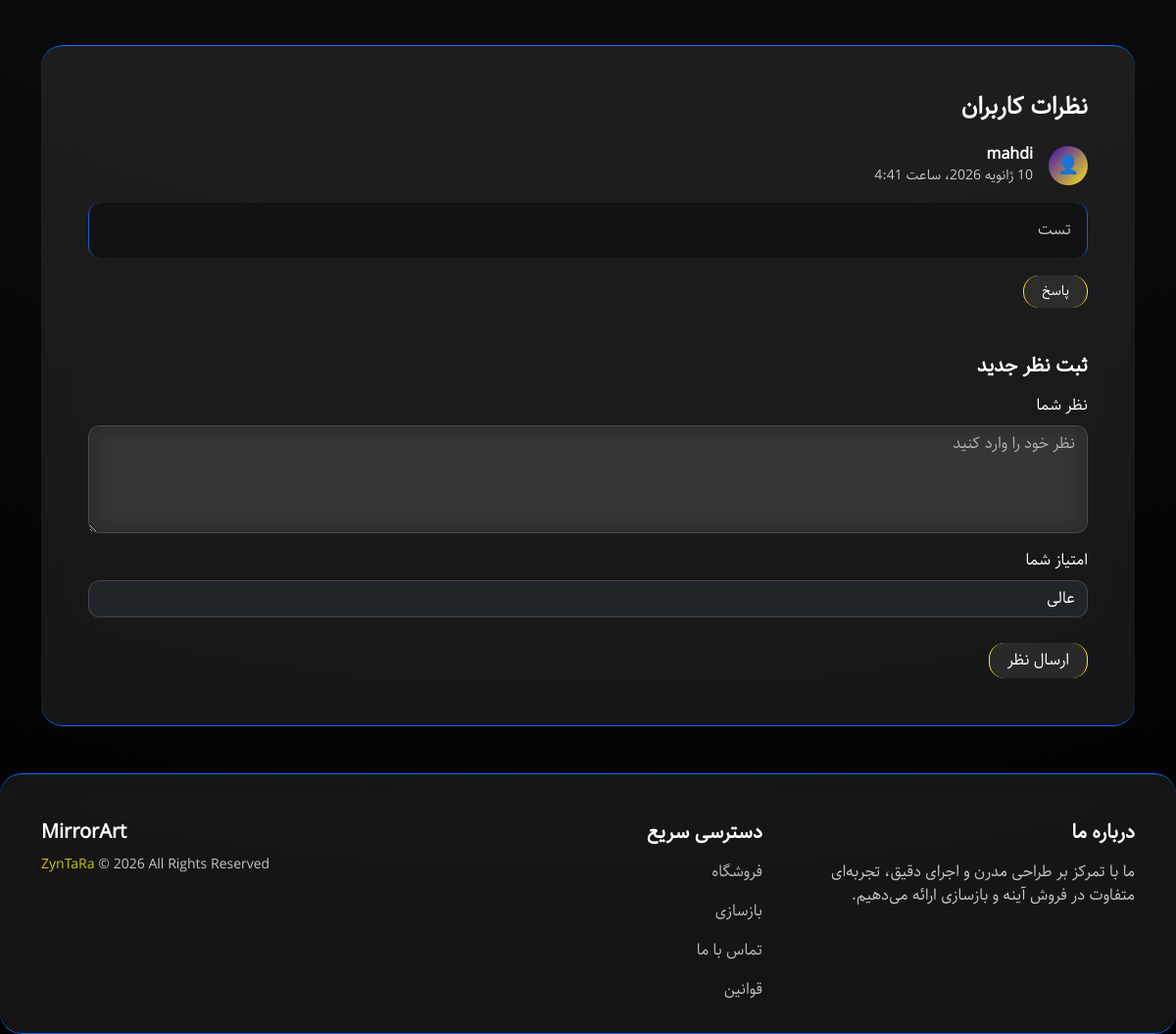
Page /archives/2/ (lower part) on the earlier database version.
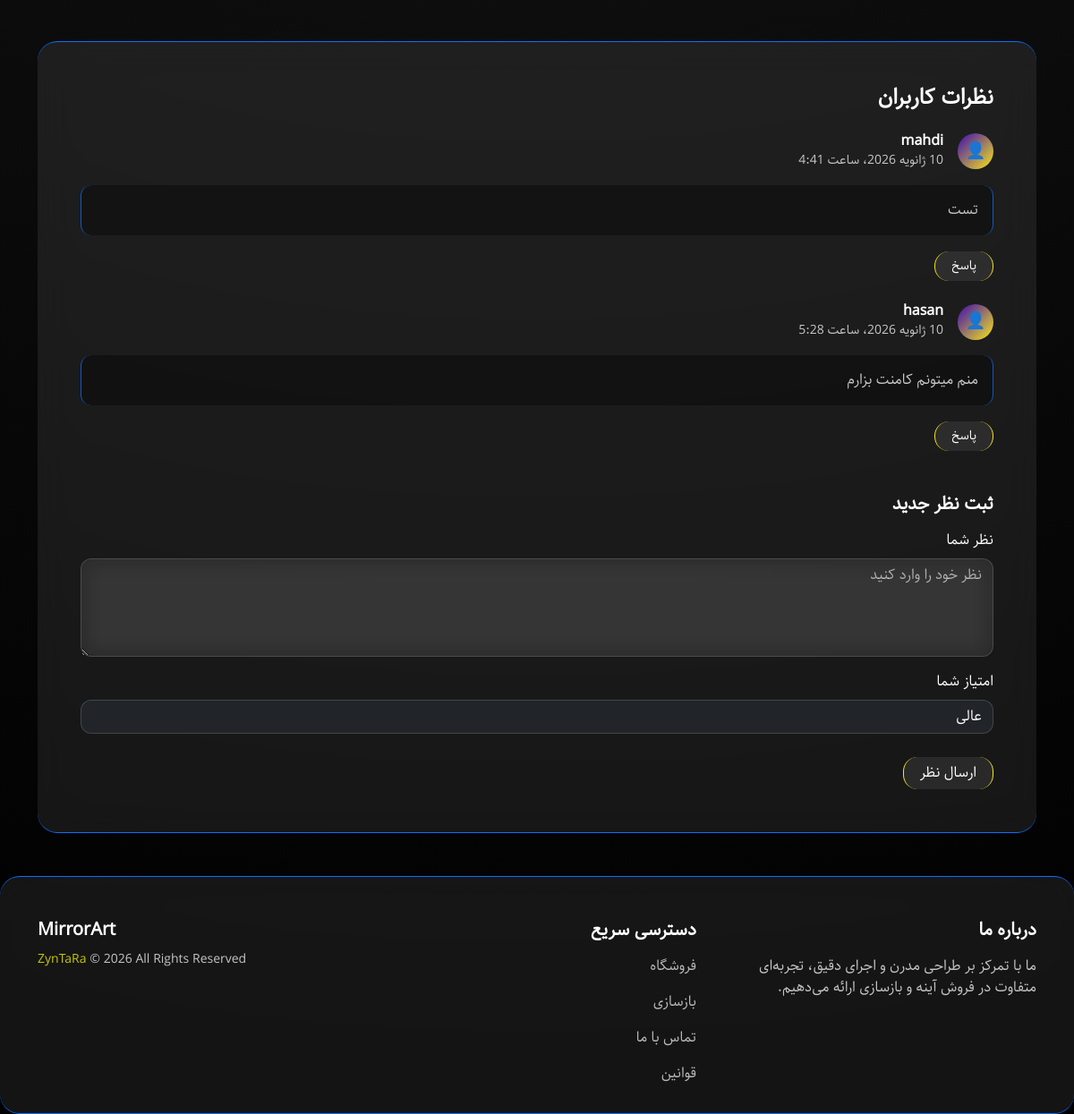
Same page on the later database version.
### archives/models.py (models this page shows, shortened)
class CommentArchive(models.Model):
    Archive_STARS = [
        ("1", _("very bad")),
        ("2", _("bad")),
        ("3", _("normal")),
        ("4", _("good")),
        ("5", _("perfect")),
    ]
    archive = models.ForeignKey(
        Archives,
        on_delete=models.CASCADE,
        related_name="archive_comments",
        verbose_name="archive",
    )
    author = models.ForeignKey(
        get_user_model(),
        on_delete=models.CASCADE,
        related_name="archive_author",
        verbose_name=_("author"),
    )
    text = models.TextField(verbose_name=_("text"))
    active = models.BooleanField(
        default=False,
        verbose_name=_("active"),
    )
    stars = models.CharField(
        max_length=1,
        choices=Archive_STARS,
        verbose_name=_("stars"),
    )
    datetime_created = models.DateTimeField(
        auto_now_add=True,
        verbose_name=_("datetime created"),
    )
    datetime_modified = models.DateTimeField(
        auto_now=True,
        verbose_name=_("datetime modified"),
    )
    objects = models.Manager()
    comment_filter = ActiveManager()
    class Meta:
        verbose_name = _("CommentArchive")
        verbose_name_plural = _("CommentArchives")

### accounts/models.py (models this page shows)
class CustomUser(AbstractUser):
    pass

### archives/views.py (the view)
# urls.py: path("<int:pk>/", views.ArchiveDetailView.as_view(), name="archive_detail"),
class ArchiveDetailView(generic.DetailView):
    model = models.Archives
    template_name = "archives/archive_detail.html"
    context_object_name = "archive"

### archives/templates/archives/archive_detail.html (shortened to what this page needs)
{% extends '_base.html' %}
{% load static %}
{% block body %}
  <section class="mt-5">
    <div class="container">
      <div class="glass-card p-5">
        <h4 class="fw-bold mb-4">نظرات کاربران</h4>
        <div class="comments-list mb-5">
          {% for comment in archive.archive_comments.all %}
            {% if comment.active %}
              <div class="comment mb-4" data-id="1">
                <div class="d-flex align-items-center mb-2">
                  <div class="comment-avatar me-3">👤</div>
                  <div>
                    <h6 class="mb-0 fw-bold">{{ comment.author }}</h6>
                    <small class="opacity-75">{{ comment.datetime_modified }}</small>
                  </div>
                </div>
                <p class="opacity-75">{{ comment.text }}</p>
                <button class="btn btn-sm btn-glass mt-2 reply-btn">پاسخ</button>
              </div>
            {% endif %}
          {% endfor %}
        </div>
        <div class="comment-form">
          <h5 class="fw-bold mb-3">ثبت نظر جدید</h5>
          <form action="{% url 'archive_comment_create' archive.id %}" method="post">
            <div class="mb-3">
              <label class="form-label">نظر شما</label>
              <textarea name="text" class="form-control glass-input" rows="4" placeholder="نظر خود را وارد کنید" required></textarea>
            </div>
            <div class="mb-3">
              <label class="form-label">امتیاز شما</label>
              <select name="stars" class="bg-dark text-white form-select glass-input" required>
                <option value="5">عالی</option>
              </select>
            </div>
            <button type="submit" class="btn btn-glass">ارسال نظر</button>
          </form>
        </div>
      </div>
    </div>
  </section>
{% endblock %}

Differences in the rows shown:
added CommentArchive: author "hasan", datetime_modified "10 ژانویه 2026، ساعت 5:28", text "منم میتونم کامنت بزارم"
